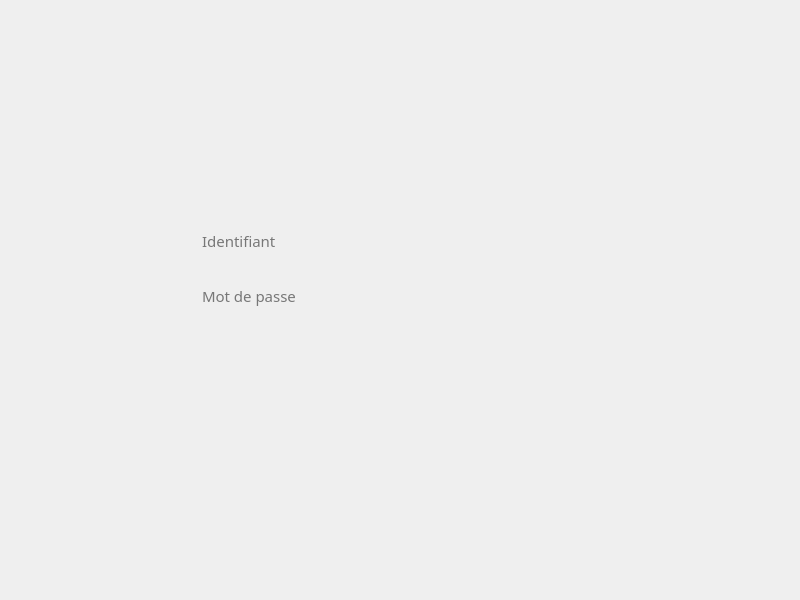
<?xml version="1.0" encoding="UTF-8"?>
<ui version="4.0">
 <class>MainWindow</class>
 <widget class="QMainWindow" name="MainWindow">
  <property name="geometry">
   <rect>
    <x>0</x>
    <y>0</y>
    <width>800</width>
    <height>600</height>
   </rect>
  </property>
  <property name="windowTitle">
   <string>MainWindow</string>
  </property>
  <widget class="QWidget" name="login">
   <property name="styleSheet">
    <string notr="true">*{
	font-size:15px;
	font-family:Century Gothic,sans-serif;
}
QWidget{
	background:  url(:/img/img/logintest.jpg);
}

QLineEdit{
	background:transparent;
	border:none;	
}
QPushButton{
	background:transparent;
	border-style: outset;
}
</string>
   </property>
   <widget class="QPushButton" name="connect_4">
    <property name="geometry">
     <rect>
      <x>200</x>
      <y>330</y>
      <width>181</width>
      <height>46</height>
     </rect>
    </property>
    <property name="text">
     <string/>
    </property>
   </widget>
   <widget class="QLineEdit" name="mdp_4">
    <property name="geometry">
     <rect>
      <x>200</x>
      <y>280</y>
      <width>181</width>
      <height>31</height>
     </rect>
    </property>
    <property name="echoMode">
     <enum>QLineEdit::Password</enum>
    </property>
    <property name="placeholderText">
     <string>Mot de passe</string>
    </property>
   </widget>
   <widget class="QLineEdit" name="identifiant_4">
    <property name="geometry">
     <rect>
      <x>200</x>
      <y>220</y>
      <width>201</width>
      <height>41</height>
     </rect>
    </property>
    <property name="placeholderText">
     <string>Identifiant</string>
    </property>
   </widget>
   <widget class="QPushButton" name="testbutt">
    <property name="geometry">
     <rect>
      <x>210</x>
      <y>380</y>
      <width>171</width>
      <height>31</height>
     </rect>
    </property>
    <property name="text">
     <string/>
    </property>
   </widget>
  </widget>
 </widget>
 <resources/>
 <connections/>
</ui>
